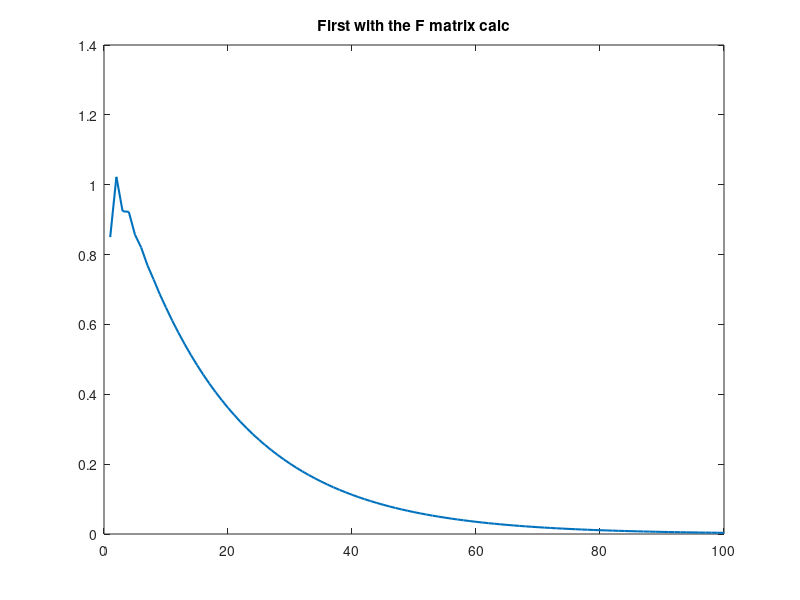
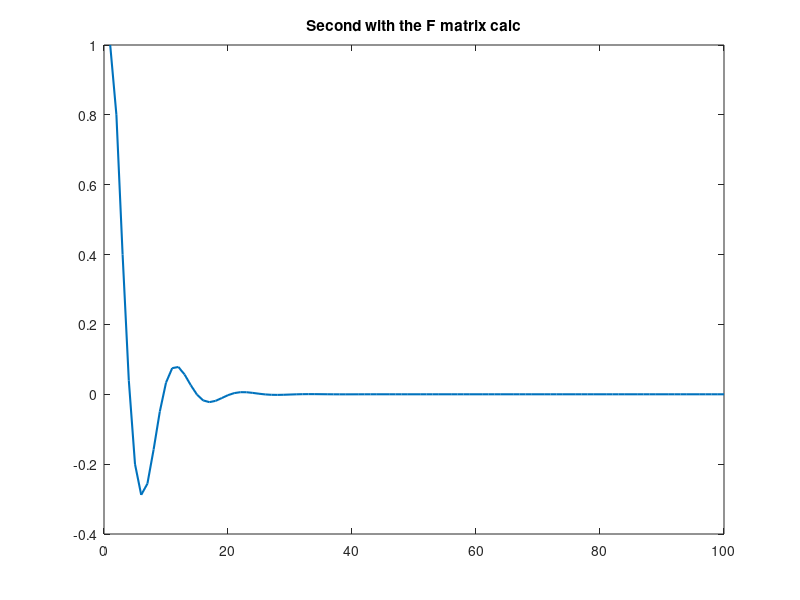
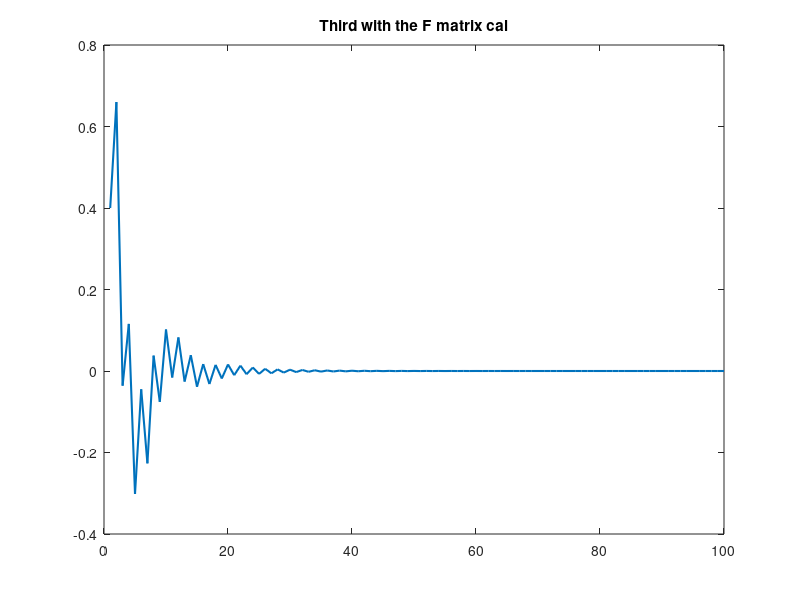
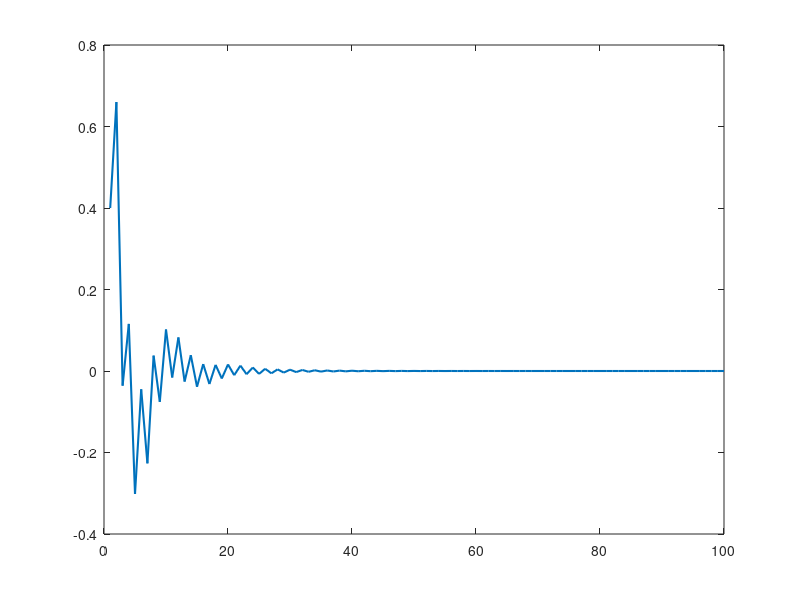

These figures' MATLAB source, in order: (Note: this script raises an error after producing the figures.)
rng(200)

specification = [
    0.85, 0.3, -0.2;  % a)
    1.0, -0.2, -0.2;  % b)
    0.4, 0.5, -0.5;];

% size(specification,1) rows of the specification vectors, how much
results = zeros(size(specification,1),100);

% this iterates over each stochastic process
for spec_idx = 1:size(specification,1);

    %phi then stores the coefficients for the current stochastic process

    phi = specification(spec_idx,:);

    F = [phi(1), phi(2), phi(3);
        1, 0, 0;
        0, 1, 0];

    F11_vector = zeros(1,100);

    F_current = F

    for j = 1:100
        if j > 1

            F_current = F_current * F

        end
        F11_vector(j) = F_current(1,1)

    end
    results(spec_idx,:) = F11_vector

end


figure 
plot(1:100, results(1,:), 'LineWidth',1.5)
title('First with the F matrix calc')

figure
plot(1:100, results(2,:), 'LineWidth',1.5)
title('Second with the F matrix calc')

figure
plot(1:100, results(3,:), 'LineWidth',1.5)
title('Third with the F matrix cal')


%% Now lets see whether the plot is same with the eigenvalue decomposition
specifications = [
    0.85, 0.3, -0.2;  % a)
    1.0, -0.2, -0.2;  % b)
    0.4, 0.5, -0.5;    % c)
    ];

results = zeros(size(specifications,1),100);

for spec_idx = 1:size(specifications,1)
    phi = specifications(spec_idx,:)

    F = [phi(1), phi(2), phi(3);
         1, 0, 0;
         0, 1, 0];


    F11_vector = zeros(1, 100);

    [T, Lambda] = eig(F);
    T_inv = inv(T);

    for j = 1:100
        Lambda_j = Lambda^j;
        F_j = T * Lambda_j * T_inv;
        F11_vector(j) = F_j(1, 1);  % Extract the (1,1) element
    end

    results(spec_idx,:) = F11_vector

end


figure
plot(1:100, results(3,:), 'LineWidth',1.5)

%%
% Create the simulation function
function poly_values = simulateevaluations(phi1, phi2, phi3, z_values)
    % Ensure that z_values is a vector
    if ~isvector(z_values)
        error('z_values must be a vector');
    end
    
    % Evaluate the polynomial for each value of z
    poly_values = 1 - phi1 .* z_values - phi2 .* z_values.^2 - phi3 .* z_values.^3;
end

% Create z_values and call the function
z_values = linspace(-2, 2, 500);
poly_values = simulateevaluations(0.85, 0.3, -0.2, z_values);

figure
plot(z_values, poly_values, 'LineWidth',1.5)
title('Polynomial Evaluation');
xlabel('z');
ylabel('Value');
hold on;
yline(0, '--','LineWidth',1.5);
hold off